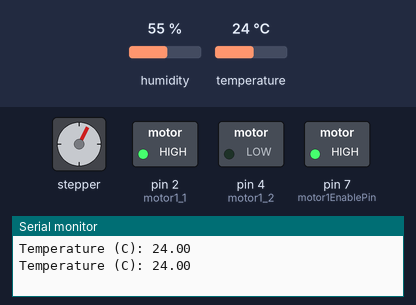
The sketch below on a simulated Arduino Uno, built with avr-gcc and run on an emulated ATmega328P. Shown: stepper motor, switched loads named in the sketch (green lamp = pin HIGH), the last lines printed to the serial monitor. The inputs (shaded band) are chosen by the test bench; at power-on: temperature 24 °C, humidity 55 %. Stepper angles assume 200 steps per turn.

Above: at 7.77 s.
7.8 s: temperature set to 22 °C
At 10.0 s:
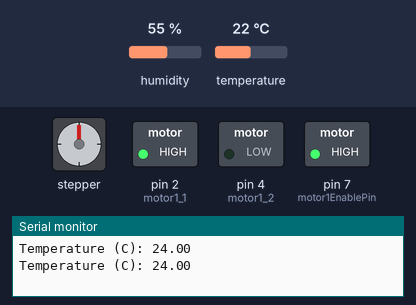
14.3 s: temperature set to 28 °C
At 18.0 s:
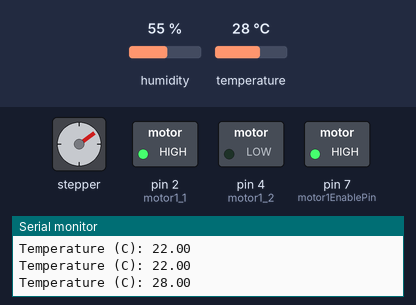
20.8 s: temperature set to 12 °C
At 21.1 s:
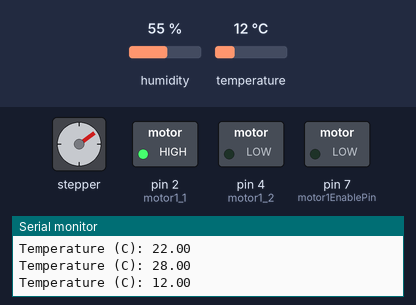
27.3 s: temperature set to 33 °C
At 29.31 s:
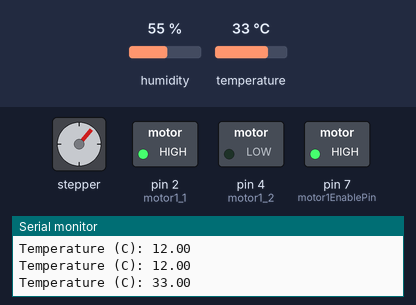
33.8 s: temperature set to 19 °C
At 35.2 s:
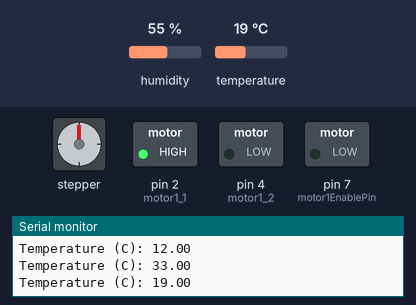
Timing chart, 0 to 36.8 s (numbered marks = the images above; inputs shaded):
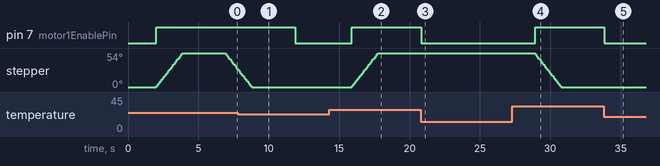

The sketch:

Moters.ino
```cpp
#include <DHT.h>
#define DHTPIN 3  // 온·습도 데이터 핀 설정
#define DHTTYPE DHT11
DHT dht(DHTPIN, DHTTYPE);
#include <LiquidCrystal.h>

#include <Stepper.h>
#define motor1EnablePin 7
#define motor1_1        2
#define motor1_2        4
const int stepsPerRevolution = 200;
Stepper myStepper(stepsPerRevolution, 8, 9, 10, 11);

double temp;
bool whichSide = true;

int sensorPin = A1;
int lightPin = A0; // define a pin for Photo resistor
int ledPin = 6; // define a pin for LED

void setup()
{
  Serial.begin(9600);
  pinMode(motor1_1, OUTPUT);
  pinMode(motor1_2, OUTPUT);
  analogWrite(motor1EnablePin, 0);
  digitalWrite(motor1_1, HIGH);
  digitalWrite(motor1_2, LOW);
  myStepper.setSpeed(100);
}

void loop()
{
  delay(2000);
  temp = dht.readTemperature();
  Serial.print("Temperature (C): ");
  Serial.println(temp);
  int i;

  if (temp > 23.0) {
    analogWrite(motor1EnablePin, 1023);

    if (whichSide) {
      whichSide = false;
      for (i = 0; i < 30; i++) {
        myStepper.step(1);
        delay(60);
      }
    } else {
      whichSide = true;
      for (i = 0; i < 30; i++) {
        myStepper.step(-1);
        delay(60);
      }
    }
    delay(1000);
  }

  else {
    analogWrite(motor1EnablePin, 0);
  }
}
```

Measured:
- the behaviour switches between 24 and 23 °C on temperature (found by bisection; images 0 and 1)
- after the input at 7.8 s, pin 7 (motor1EnablePin): HIGH → LOW after 4.1 s; stepper: goes on until 8.8 s, then stays 0°
- after the input at 14.3 s, pin 7 (motor1EnablePin): LOW → HIGH after 1.6 s; stepper: turns 54° clockwise in 1.8 s, starting after 1.6 s
- after the input at 20.8 s, pin 7 (motor1EnablePin): HIGH → LOW at once; stepper: stays 54° (without the input it goes to 52° after 0.03 s)
- after the input at 27.3 s, pin 7 (motor1EnablePin): LOW → HIGH after 1.6 s; stepper: turns 54° counter-clockwise in 1.8 s, starting after 1.6 s
- after the input at 33.8 s, pin 7 (motor1EnablePin): HIGH → LOW after 0.05 s; stepper: stays 0° (without the input it goes to 1° after 0.05 s)
- by itself, stepper: turns 54° clockwise in 1.8 s, then 26° counter-clockwise in 0.82 s
